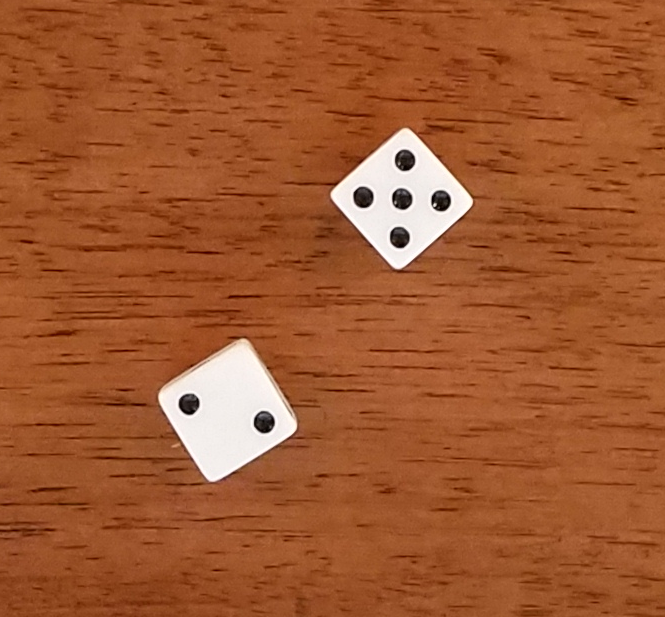
#> input picture input/dice1.png, 665 x 617 px; its folder holds only this picture in this run
$ jupyter execute --allow-errors sandboxV2.ipynb   (shell and % lines are left out)
#> lines starting #> are read from the running program, lines starting #| are printed output that depends on the picture; after the words box and inside, x2 and y2 are one past the last pixel; in counts of white or black regions, pixels touching at a corner belong together
#> further down, img is the input picture: shape (617, 665, 3); mean B, G, R 48.9, 88.9, 159.2
[cell 1]
import cv2
import numpy as np
import glob

import matplotlib.pyplot as plt

[cell 2]
IMAGE_DEBUG = False

[cell 3]
image_files = glob.glob('./input/*.png')
print(image_files)

[cell 4]
def displayImage(image,win_name='Image'):
#> `gray = cv2.cvtColor(img, cv2.COLOR_BGR2GRAY)`:
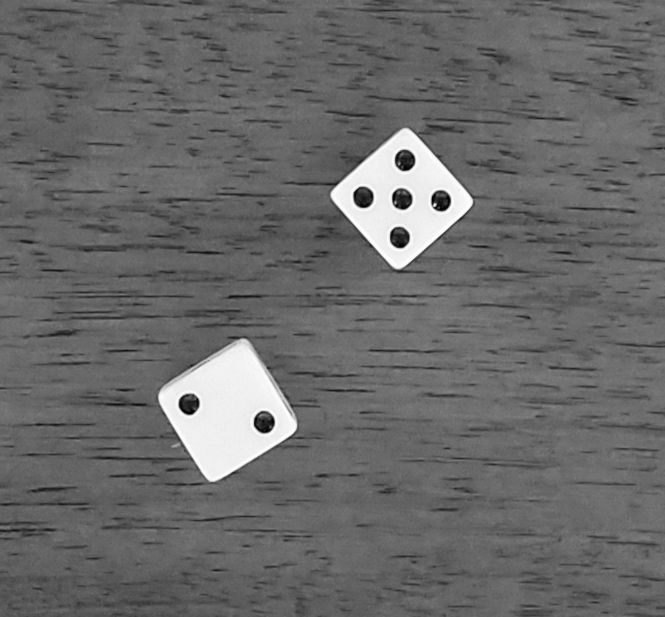
#> gray: shape (617, 665); min 1, max 254, mean 105.4
    if IMAGE_DEBUG:
        cv2.namedWindow(win_name)
        cv2.imshow(win_name,image)
        cv2.waitKey(0)
        cv2.destroyWindow(win_name)
        cv2.waitKey(1)

#> (a cell that did not finish here is left out)


    # this finds edges of objects in the image
    blurred = cv2.blur(gray,(3,3))
    displayImage(blurred,"blurred "+ imgf)
#> `edges = cv2.Canny(blurred,100,500)`:
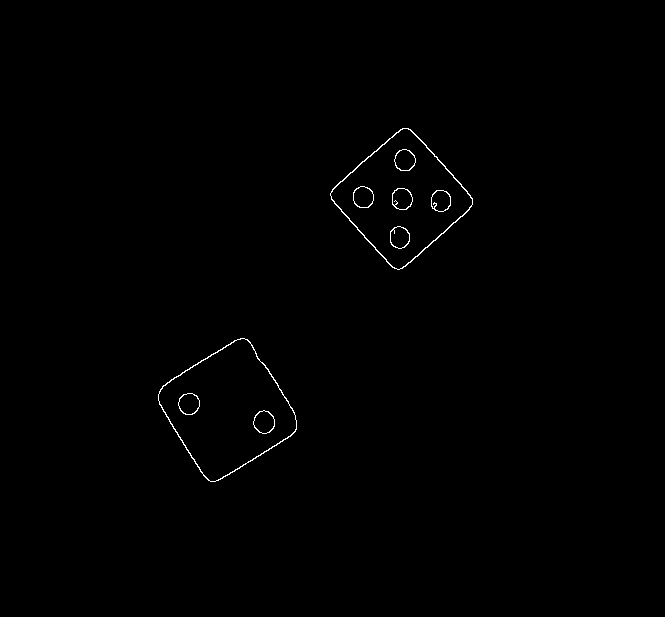
#> edges: shape (617, 665); 0.41% white in thin lines or dots, all inside (x1, y1, x2, y2) = (158, 128, 473, 482)
    edges = cv2.Canny(blurred,100,500)
    displayImage(edges,"edges "+imgf)
#> `die_contours,_ = cv2.findContours(edges,cv2.RETR_EXTERNAL,cv2.CHAIN_AP..`: die_contours = 2 contours; box (x1, y1, x2, y2) and area: (158, 338, 297, 482) 12006, (330, 128, 473, 270) 11239

    # isolate the objects by finding object contours
    die_contours,_ = cv2.findContours(edges,cv2.RETR_EXTERNAL,cv2.CHAIN_APPROX_SIMPLE)

    # look for die objects in the contours list
    number_dots = 0
    for c in die_contours:

        # get location and size of object
        (die_x,die_y,die_w, die_h) = cv2.boundingRect(c)

        # based on edge detection and establishing contours around edges
        # die objects are assumed to have width > 100 pixels and height > 100 pixels
        if die_w > 100 and die_h > 100:
            #cv2.rectangle(img,(x,y),(x+w,y+h),(255,0,255),2)
            die_img = img[die_y:die_y+die_h,die_x:die_x+die_w]
            displayImage(die_img,"extracted die")

            # find dots on the die object
            die_gray = cv2.cvtColor(die_img, cv2.COLOR_BGR2GRAY)
            displayImage(die_gray,"extracted die")
            die_blurred = cv2.blur(die_gray,(1,1))
            displayImage(die_blurred,"blurred die")
            die_gray = cv2.Canny(die_blurred,100,700)

            # find contours of the dots
            dot_contours, _ = cv2.findContours(die_gray,cv2.RETR_LIST ,cv2.CHAIN_APPROX_SIMPLE)

            # filter out contours that do not conform to size of dots and eliminate duplicates
            dots = list(set([cv2.boundingRect(c2) for c2 in dot_contours
                     if (cv2.boundingRect(c2)[2]>=20 and cv2.boundingRect(c2)[2]<=40) and
                     (cv2.boundingRect(c2)[3]>=20 and cv2.boundingRect(c2)[3]<=40)
                ]))

            # outline each found dot
            for c2 in dot_contours:
                if (cv2.boundingRect(c2)[2]>=20 and cv2.boundingRect(c2)[2]<=40) and\
                    (cv2.boundingRect(c2)[3]>=20 and cv2.boundingRect(c2)[3]<=40):

                    offset = np.array([die_x,die_y])

                    cv2.drawContours(img,[c2+offset],0,(0,255,0),2)

            # count number of dots
            number_dots += len(dots)
            win_name = 'dots {:d}'.format(len(dots))
            displayImage(die_img,win_name)


            #display original image with dots identified and number of dots
            cv2.drawContours(img, [c], 0, (0,255,0), 3)
            bbox = cv2.boundingRect(c)
            img = cv2.putText(img,str(len(dots)),
                              (bbox[0]+bbox[2]+5,bbox[1]+bbox[3]//2),
                             cv2.FONT_HERSHEY_SIMPLEX,1.0,(0,255,0),3,True)
            displayImage(img,"annotated die")


    # output total number of dots on image
    img = cv2.putText(img,"Sum: " + str(number_dots), (20,40),
                     cv2.FONT_HERSHEY_SIMPLEX,1.5, (0,255,0),3,False)
    displayImage(img,"Final Image")

    plt.figure(figsize=(7,8))
    plt.imshow(cv2.cvtColor(img,cv2.COLOR_BGR2RGB))  #convert from opencv BGR to matplotlib RGB

    #save to output file
    # create output name
    file_name_parts = imgf.split('/')
    output_name = './output/output_' + file_name_parts[2]
    cv2.imwrite(output_name,img)


#displayImage(img3)

$ run again, on input/dice5.png
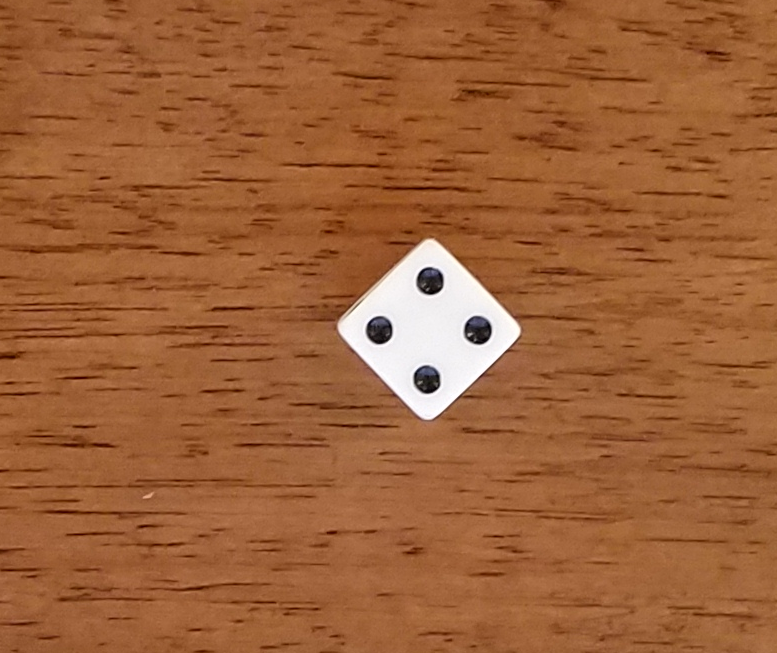
#> input picture input/dice5.png, 777 x 653 px
#> img is the input picture: shape (653, 777, 3); mean B, G, R 57.1, 97.3, 156.7
#> `edges = cv2.Canny(blurred,100,500)`:
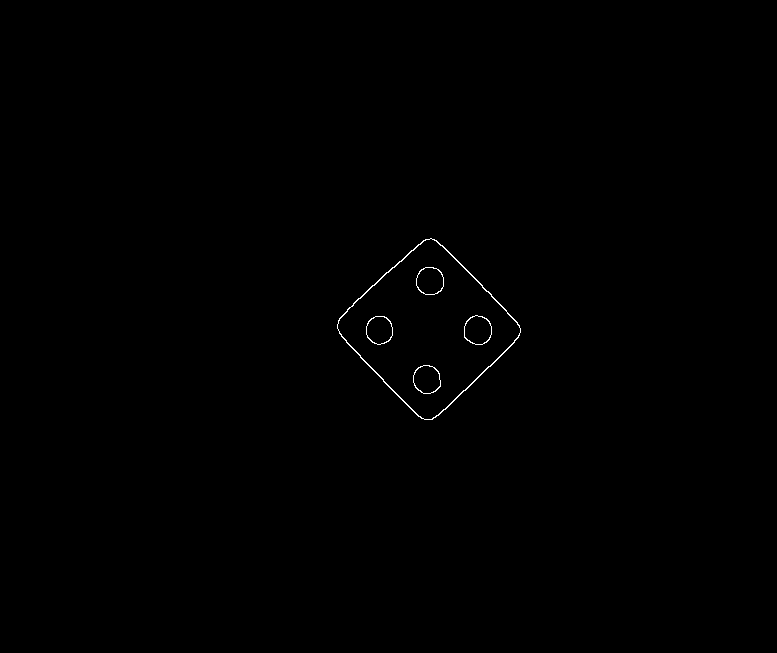
#> edges: shape (653, 777); 0.22% white in thin lines or dots, all inside (x1, y1, x2, y2) = (337, 238, 521, 420)
#> die_contours = 1 contour; box (x1, y1, x2, y2) and area: (337, 238, 521, 420) 18758
